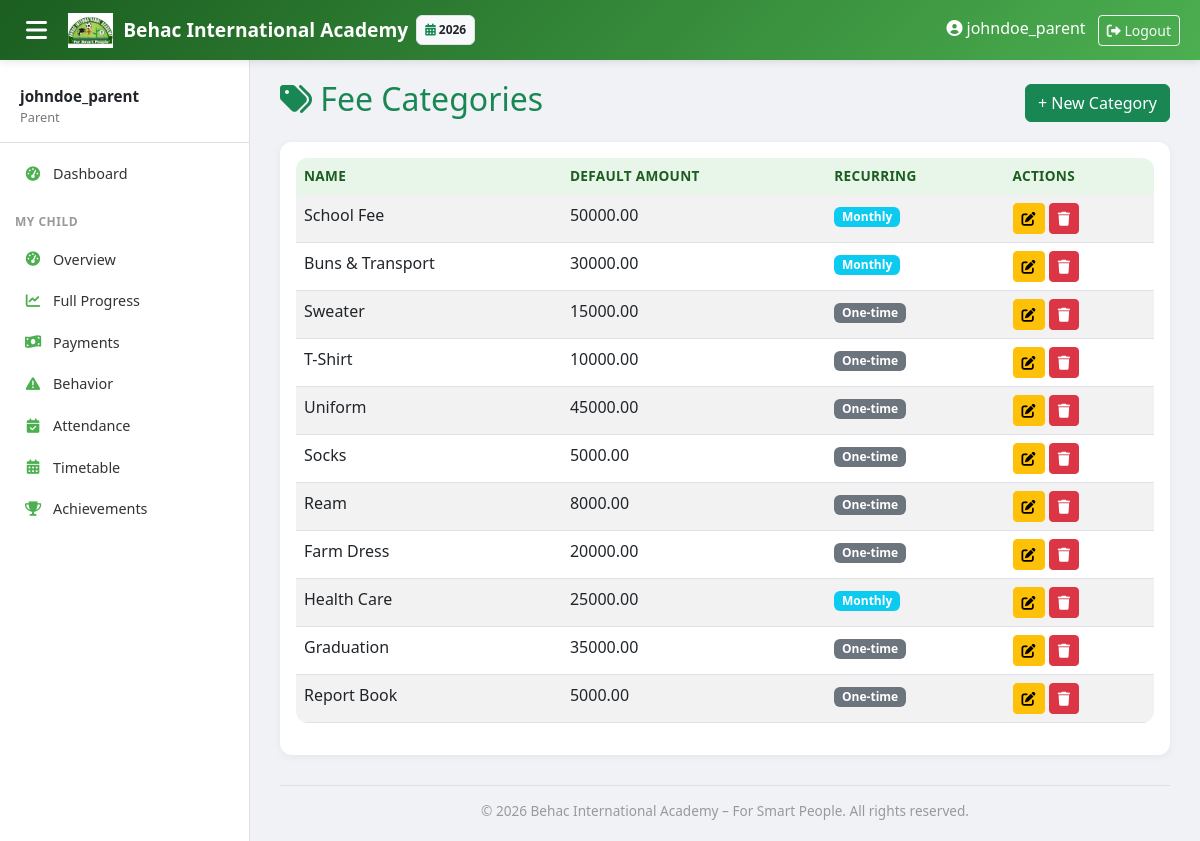
The app's page /finance/categories/ (signed in) with its own data.
### core/models.py (models this page shows, shortened)
class AcademicYear(models.Model):
    name = models.CharField(max_length=20)  # "2025-2026"
    start_date = models.DateField()
    end_date = models.DateField()
    is_current = models.BooleanField(default=False)

### finance/models.py (models this page shows, shortened)
class FeeCategory(models.Model):
    name = models.CharField(max_length=50)  # "School Fee", "Buns & Transport", "Sweater"
    default_amount = models.DecimalField(max_digits=10, decimal_places=2)
    is_recurring = models.BooleanField(default=True)  # monthly vs one-time

### finance/views.py (the view)
# urls.py: path('categories/', views.FeeCategoryListView.as_view(), name='category_list'),
class FeeCategoryListView(LoginRequiredMixin, ListView):
    model = FeeCategory
    template_name = 'finance/category_list.html'
    context_object_name = 'categories'

### academics/context_processors.py (called while the page is built)
def academic_year_processor(request):
    current_year = AcademicYear.objects.filter(is_current=True).first()
    all_years = AcademicYear.objects.all().order_by('-start_date')
    return {
        'current_year': current_year,
        'all_years': all_years,
    }

### templates/finance/category_list.html
{% extends 'base.html' %}
{% block content %}
<div class="d-flex justify-content-between align-items-center mb-3">
    <h2 class="text-success"><i class="fas fa-tags"></i> Fee Categories</h2>
    <a href="{% url 'finance:category_create' %}" class="btn btn-success">+ New Category</a>
</div>
<div class="card">
    <div class="card-body">
        <table class="table table-striped">
            <thead>
                <tr><th>Name</th><th>Default Amount</th><th>Recurring</th><th>Actions</th></tr>
            </thead>
            <tbody>
                {% for c in categories %}
                <tr>
                    <td>{{ c.name }}</td>
                    <td>{{ c.default_amount }}</td>
                    <td>{% if c.is_recurring %}<span class="badge bg-info">Monthly</span>{% else %}<span class="badge bg-secondary">One-time</span>{% endif %}</td>
                    <td>
                        <a href="{% url 'finance:category_update' c.pk %}" class="btn btn-sm btn-warning"><i class="fas fa-edit"></i></a>
                        <a href="{% url 'finance:category_delete' c.pk %}" class="btn btn-sm btn-danger"><i class="fas fa-trash"></i></a>
                    </td>
                </tr>
                {% empty %}<tr><td colspan="4">No fee categories.</td></tr>{% endfor %}
            </tbody>
        </table>
    </div>
</div>
{% endblock %}

### templates/base.html (shortened to what this page needs)
<!DOCTYPE html>
<html lang="en">
<head>
    <link href="https://cdn.jsdelivr.net/npm/bootstrap@5.3.0/dist/css/bootstrap.min.css" rel="stylesheet">
    <link rel="stylesheet" href="https://cdnjs.cloudflare.com/ajax/libs/font-awesome/6.0.0/css/all.min.css">
</head>
<body>
    {% if user.is_authenticated %}
    <nav class="topbar">
        <button class="sidebar-toggle" onclick="document.querySelector('.sidebar').classList.toggle('show')">
            <i class="fas fa-bars"></i>
        </button>
        <a class="topbar-brand" href="{% url 'dashboard:home' %}">
            <img src="/static/images/behac_logo.png" alt="Logo"> Behac International Academy
        </a>
        {% if current_year %}
        <span class="badge bg-light text-dark ms-2 p-2 border" style="font-size: 0.75rem;">
            <i class="fas fa-calendar-alt text-success"></i> {{ current_year.name }}
        </span>
        {% endif %}
        <div class="ms-auto">
            {% if user.is_authenticated %}
                <span class="me-2 d-none d-sm-inline"><i class="fas fa-user-circle"></i> {{ user.get_full_name|default:user.username }}</span>
                <form method="post" action="{% url 'logout' %}" style="display:inline;">
                    <button type="submit" class="btn btn-sm btn-outline-light">
                        <i class="fas fa-sign-out-alt"></i> Logout
                    </button>
                </form>
            {% endif %}
        </div>
    </nav>
    <div class="sidebar" id="sidebar">
        <div class="user-info">
            <div class="name">{{ user.get_full_name|default:user.username }}</div>
            <div class="role">
                {% if user.is_superuser %}Owner
                {% elif user.groups.all %}{{ user.groups.first.name }}
                {% else %}Staff{% endif %}
            </div>
        </div>
        {% if user.is_authenticated %}
        <ul class="nav flex-column">
            <li class="nav-item">
                <a class="nav-link {% if request.path == '/' %}active{% endif %}" href="{% url 'dashboard:home' %}">
                    <i class="fas fa-tachometer-alt"></i> Dashboard
                </a>
            </li>
            {% with user_groups=user.groups.all %}
            {% if 'Parent' in user_groups|join:', ' %}
            <li class="nav-section">My Child</li>
            <li class="nav-item">
                <a class="nav-link {% if '/dashboard/parent/' == request.path %}active{% endif %}" href="{% url 'dashboard:parent' %}"><i class="fas fa-tachometer-alt"></i> Overview</a>
            </li>
            <li class="nav-item">
                <a class="nav-link {% if '/dashboard/parent/progress/' in request.path %}active{% endif %}" href="{% url 'dashboard:parent_progress' %}"><i class="fas fa-chart-line"></i> Full Progress</a>
            </li>
            <li class="nav-item">
                <a class="nav-link {% if '/dashboard/parent/payments/' in request.path %}active{% endif %}" href="{% url 'dashboard:parent_payments' %}"><i class="fas fa-money-bill-wave"></i> Payments</a>
            </li>
            <li class="nav-item">
                <a class="nav-link {% if '/dashboard/parent/behavior/' in request.path %}active{% endif %}" href="{% url 'dashboard:parent_behavior' %}"><i class="fas fa-exclamation-triangle"></i> Behavior</a>
            </li>
            <li class="nav-item">
                <a class="nav-link {% if '/dashboard/parent/attendance/' in request.path %}active{% endif %}" href="{% url 'dashboard:parent_attendance' %}"><i class="fas fa-calendar-check"></i> Attendance</a>
            </li>
            <li class="nav-item">
                <a class="nav-link {% if '/dashboard/parent/timetable/' in request.path %}active{% endif %}" href="{% url 'dashboard:parent_timetable' %}"><i class="fas fa-calendar-alt"></i> Timetable</a>
            </li>
            <li class="nav-item">
                <a class="nav-link {% if '/dashboard/parent/achievements/' in request.path %}active{% endif %}" href="{% url 'dashboard:parent_achievements' %}"><i class="fas fa-trophy"></i> Achievements</a>
            </li>
            {% endif %}
            {% endwith %}
        </ul>
        {% endif %}
    </div>
    {% endif %}
    <div class="main-content"{% if not user.is_authenticated %} style="margin-left: 0 !important;"{% endif %}>
        {% block content %}{% endblock %}
        <div class="main-footer">
            &copy; {% now "Y" %} Behac International Academy – For Smart People. All rights reserved.
        </div>
    </div>
</body>
</html>

### templates/base.html (style rules this page uses)
:root { --behac-dark: #1B5E20; --behac-light: #4CAF50; --behac-bg: #E8F5E9; --sidebar-width: 250px; }
body { background-color: #f0f2f5; font-family: 'Segoe UI', Tahoma, Geneva, Verdana, sans-serif; overflow-x: hidden; }
.topbar { background: linear-gradient(135deg, var(--behac-dark), var(--behac-light)); box-shadow: 0 2px 8px rgba(0,0,0,0.1); position: fixed; top: 0; left: 0; right: 0; z-index: 1030; height: 60px; display: flex; align-items: center; padding: 0 20px; color: white; }
.topbar-brand { font-weight: bold; font-size: 1.2rem; color: white; text-decoration: none; display: flex; align-items: center; gap: 10px; }
.topbar-brand img { height: 35px; }
.sidebar-toggle { background: none; border: none; color: white; font-size: 1.5rem; cursor: pointer; margin-right: 15px; }
.sidebar { position: fixed; top: 60px; left: 0; bottom: 0; width: var(--sidebar-width); background: white; border-right: 1px solid #e0e0e0; padding-top: 10px; overflow-y: auto; z-index: 1020; transition: transform 0.3s ease; }
.sidebar .nav-section { padding: 8px 15px; font-size: 0.75rem; text-transform: uppercase; font-weight: 700; color: #999; letter-spacing: 0.5px; margin-top: 10px; }
.sidebar .nav-item { padding: 0; }
.sidebar .nav-link { padding: 10px 20px; color: #333; display: flex; align-items: center; gap: 10px; border-left: 3px solid transparent; transition: all 0.2s; font-size: 0.9rem; }
.sidebar .nav-link i { width: 20px; text-align: center; color: var(--behac-light); }
.sidebar .user-info { padding: 15px 20px; border-bottom: 1px solid #e0e0e0; margin-bottom: 10px; }
.sidebar .user-info .name { font-weight: 600; font-size: 0.95rem; }
.sidebar .user-info .role { font-size: 0.8rem; color: #777; }
.main-content { margin-top: 60px; margin-left: var(--sidebar-width); padding: 20px 30px; min-height: calc(100vh - 60px); }
.main-footer { margin-top: 30px; padding-top: 15px; border-top: 1px solid #e0e0e0; text-align: center; color: #999; font-size: 0.85rem; }
.card { border-radius: 12px; box-shadow: 0 2px 8px rgba(0,0,0,0.05); border: none; transition: box-shadow 0.2s; }
table.table { background: white; border-radius: 12px; overflow: hidden; }
table.table thead th { background-color: var(--behac-bg); color: var(--behac-dark); border-bottom: none; font-weight: 600; font-size: 0.85rem; text-transform: uppercase; letter-spacing: 0.3px; }

### records on screen
AcademicYear: name "2026"
FeeCategory: name "School Fee", default_amount "50000.00", is_recurring "Monthly"
FeeCategory: name "Buns & Transport", default_amount "30000.00", is_recurring "Monthly"
FeeCategory: name "Sweater", default_amount "15000.00", is_recurring "One-time"
FeeCategory: name "T-Shirt", default_amount "10000.00", is_recurring "One-time"
FeeCategory: name "Uniform", default_amount "45000.00", is_recurring "One-time"
FeeCategory: name "Socks", default_amount "5000.00", is_recurring "One-time"
FeeCategory: name "Ream", default_amount "8000.00", is_recurring "One-time"
FeeCategory: name "Farm Dress", default_amount "20000.00", is_recurring "One-time"
FeeCategory: name "Health Care", default_amount "25000.00", is_recurring "Monthly"
FeeCategory: name "Graduation", default_amount "35000.00", is_recurring "One-time"
FeeCategory: name "Report Book", default_amount "5000.00", is_recurring "One-time"

### other values on screen
{{ user.get_full_name|default:user.username }} "johndoe_parent"
{{ user.groups.first.name }} "Parent"
